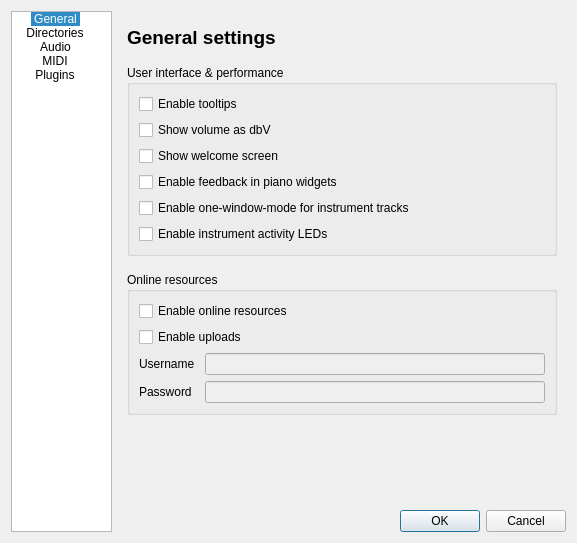
<?xml version="1.0" encoding="UTF-8"?>
<ui version="4.0">
 <class>PreferencesDialog</class>
 <widget class="QDialog" name="PreferencesDialog">
  <property name="geometry">
   <rect>
    <x>0</x>
    <y>0</y>
    <width>577</width>
    <height>543</height>
   </rect>
  </property>
  <property name="windowTitle">
   <string>Preferences</string>
  </property>
  <property name="styleSheet">
   <string/>
  </property>
  <layout class="QGridLayout" name="gridLayout">
   <item row="0" column="0" rowspan="3">
    <widget class="QListWidget" name="configPageSelector">
     <property name="sizePolicy">
      <sizepolicy hsizetype="Fixed" vsizetype="Expanding">
       <horstretch>0</horstretch>
       <verstretch>0</verstretch>
      </sizepolicy>
     </property>
     <property name="minimumSize">
      <size>
       <width>101</width>
       <height>470</height>
      </size>
     </property>
     <property name="maximumSize">
      <size>
       <width>101</width>
       <height>16777215</height>
      </size>
     </property>
     <property name="styleSheet">
      <string notr="true">::item { width:87; }
</string>
     </property>
     <property name="verticalScrollBarPolicy">
      <enum>Qt::ScrollBarAlwaysOff</enum>
     </property>
     <property name="horizontalScrollBarPolicy">
      <enum>Qt::ScrollBarAlwaysOff</enum>
     </property>
     <property name="iconSize">
      <size>
       <width>64</width>
       <height>64</height>
      </size>
     </property>
     <property name="spacing">
      <number>4</number>
     </property>
     <property name="viewMode">
      <enum>QListView::IconMode</enum>
     </property>
     <property name="currentRow">
      <number>0</number>
     </property>
     <item>
      <property name="text">
       <string>General</string>
      </property>
      <property name="flags">
       <set>ItemIsSelectable|ItemIsUserCheckable|ItemIsEnabled</set>
      </property>
     </item>
     <item>
      <property name="text">
       <string>Directories</string>
      </property>
      <property name="flags">
       <set>ItemIsSelectable|ItemIsUserCheckable|ItemIsEnabled</set>
      </property>
     </item>
     <item>
      <property name="text">
       <string>Audio</string>
      </property>
      <property name="flags">
       <set>ItemIsSelectable|ItemIsUserCheckable|ItemIsEnabled</set>
      </property>
     </item>
     <item>
      <property name="text">
       <string>MIDI</string>
      </property>
      <property name="flags">
       <set>ItemIsSelectable|ItemIsUserCheckable|ItemIsEnabled</set>
      </property>
     </item>
     <item>
      <property name="text">
       <string>Plugins</string>
      </property>
      <property name="flags">
       <set>ItemIsSelectable|ItemIsUserCheckable|ItemIsEnabled</set>
      </property>
     </item>
    </widget>
   </item>
   <item row="1" column="1" colspan="2">
    <widget class="QStackedWidget" name="configPages">
     <property name="currentIndex">
      <number>0</number>
     </property>
     <widget class="QWidget" name="generalSettingsPage">
      <layout class="QVBoxLayout" name="verticalLayout_2">
       <property name="spacing">
        <number>16</number>
       </property>
       <item>
        <widget class="QLabel" name="generalTitleLabel">
         <property name="font">
          <font>
           <pointsize>14</pointsize>
           <weight>75</weight>
           <bold>true</bold>
          </font>
         </property>
         <property name="text">
          <string>General settings</string>
         </property>
        </widget>
       </item>
       <item>
        <widget class="QGroupBox" name="groupBox_4">
         <property name="title">
          <string>User interface &amp;&amp; performance</string>
         </property>
         <layout class="QGridLayout" name="gridLayout_5">
          <item row="0" column="0">
           <widget class="QCheckBox" name="toolTipsEnabled">
            <property name="text">
             <string>Enable tooltips</string>
            </property>
           </widget>
          </item>
          <item row="1" column="0">
           <widget class="QCheckBox" name="showVolumeAsDBV">
            <property name="text">
             <string>Show volume as dbV</string>
            </property>
           </widget>
          </item>
          <item row="2" column="0">
           <widget class="QCheckBox" name="showWelcomeScreen">
            <property name="text">
             <string>Show welcome screen</string>
            </property>
           </widget>
          </item>
          <item row="3" column="0">
           <widget class="QCheckBox" name="pianoFeedback">
            <property name="text">
             <string>Enable feedback in piano widgets</string>
            </property>
           </widget>
          </item>
          <item row="5" column="0">
           <widget class="QCheckBox" name="instrumentActivityFeedback">
            <property name="text">
             <string>Enable instrument activity LEDs</string>
            </property>
           </widget>
          </item>
          <item row="4" column="0">
           <widget class="QCheckBox" name="oneITWindowMode">
            <property name="text">
             <string>Enable one-window-mode for instrument tracks</string>
            </property>
           </widget>
          </item>
         </layout>
        </widget>
       </item>
       <item>
        <widget class="QGroupBox" name="groupBox_3">
         <property name="title">
          <string>Online resources</string>
         </property>
         <layout class="QGridLayout" name="gridLayout_4">
          <property name="horizontalSpacing">
           <number>10</number>
          </property>
          <item row="0" column="0" colspan="2">
           <widget class="QCheckBox" name="enableOnlineResourcesCheckBox">
            <property name="text">
             <string>Enable online resources</string>
            </property>
           </widget>
          </item>
          <item row="1" column="0" colspan="2">
           <widget class="QCheckBox" name="enableUploadsCheckBox">
            <property name="text">
             <string>Enable uploads</string>
            </property>
           </widget>
          </item>
          <item row="2" column="0">
           <widget class="QLabel" name="label_5">
            <property name="text">
             <string>Username</string>
            </property>
           </widget>
          </item>
          <item row="2" column="1">
           <widget class="QLineEdit" name="usernameEdit">
            <property name="enabled">
             <bool>false</bool>
            </property>
           </widget>
          </item>
          <item row="3" column="0">
           <widget class="QLabel" name="label_6">
            <property name="text">
             <string>Password</string>
            </property>
           </widget>
          </item>
          <item row="3" column="1">
           <widget class="QLineEdit" name="passwordEdit">
            <property name="enabled">
             <bool>false</bool>
            </property>
           </widget>
          </item>
         </layout>
        </widget>
       </item>
       <item>
        <spacer name="verticalSpacer_2">
         <property name="orientation">
          <enum>Qt::Vertical</enum>
         </property>
         <property name="sizeHint" stdset="0">
          <size>
           <width>20</width>
           <height>40</height>
          </size>
         </property>
        </spacer>
       </item>
      </layout>
     </widget>
     <widget class="QWidget" name="directorySettingsPage"/>
     <widget class="QWidget" name="audioSettingsPage">
      <layout class="QVBoxLayout" name="verticalLayout">
       <property name="spacing">
        <number>16</number>
       </property>
       <item>
        <widget class="QLabel" name="generalTitleLabel_2">
         <property name="font">
          <font>
           <pointsize>14</pointsize>
           <weight>75</weight>
           <bold>true</bold>
          </font>
         </property>
         <property name="text">
          <string>Audio settings</string>
         </property>
        </widget>
       </item>
       <item>
        <widget class="QGroupBox" name="groupBox">
         <property name="title">
          <string>General</string>
         </property>
         <layout class="QGridLayout" name="gridLayout_3">
          <property name="leftMargin">
           <number>10</number>
          </property>
          <property name="horizontalSpacing">
           <number>10</number>
          </property>
          <item row="0" column="0">
           <widget class="QLabel" name="label_2">
            <property name="text">
             <string>Buffer size</string>
            </property>
            <property name="alignment">
             <set>Qt::AlignRight|Qt::AlignTrailing|Qt::AlignVCenter</set>
            </property>
           </widget>
          </item>
          <item row="1" column="0">
           <widget class="QLabel" name="label_4">
            <property name="text">
             <string>Sample rate</string>
            </property>
            <property name="alignment">
             <set>Qt::AlignRight|Qt::AlignTrailing|Qt::AlignVCenter</set>
            </property>
           </widget>
          </item>
          <item row="1" column="1">
           <widget class="QComboBox" name="sampleRate">
            <property name="sizePolicy">
             <sizepolicy hsizetype="MinimumExpanding" vsizetype="Fixed">
              <horstretch>0</horstretch>
              <verstretch>0</verstretch>
             </sizepolicy>
            </property>
            <item>
             <property name="text">
              <string>44100 Hz</string>
             </property>
            </item>
            <item>
             <property name="text">
              <string>48000 Hz</string>
             </property>
            </item>
            <item>
             <property name="text">
              <string>88200 Hz</string>
             </property>
            </item>
            <item>
             <property name="text">
              <string>96000 Hz</string>
             </property>
            </item>
           </widget>
          </item>
          <item row="0" column="1">
           <widget class="QComboBox" name="bufferSize">
            <property name="sizePolicy">
             <sizepolicy hsizetype="MinimumExpanding" vsizetype="Fixed">
              <horstretch>0</horstretch>
              <verstretch>0</verstretch>
             </sizepolicy>
            </property>
            <property name="currentIndex">
             <number>3</number>
            </property>
            <item>
             <property name="text">
              <string>32</string>
             </property>
            </item>
            <item>
             <property name="text">
              <string>64</string>
             </property>
            </item>
            <item>
             <property name="text">
              <string>128</string>
             </property>
            </item>
            <item>
             <property name="text">
              <string>256 (default)</string>
             </property>
            </item>
            <item>
             <property name="text">
              <string>512</string>
             </property>
            </item>
            <item>
             <property name="text">
              <string>1024</string>
             </property>
            </item>
            <item>
             <property name="text">
              <string>2048</string>
             </property>
            </item>
           </widget>
          </item>
          <item row="0" column="2">
           <spacer name="horizontalSpacer_4">
            <property name="orientation">
             <enum>Qt::Horizontal</enum>
            </property>
            <property name="sizeHint" stdset="0">
             <size>
              <width>0</width>
              <height>0</height>
             </size>
            </property>
           </spacer>
          </item>
          <item row="1" column="2">
           <spacer name="horizontalSpacer_5">
            <property name="orientation">
             <enum>Qt::Horizontal</enum>
            </property>
            <property name="sizeHint" stdset="0">
             <size>
              <width>0</width>
              <height>0</height>
             </size>
            </property>
           </spacer>
          </item>
         </layout>
        </widget>
       </item>
       <item>
        <widget class="QGroupBox" name="groupBox_2">
         <property name="title">
          <string>Audio engine</string>
         </property>
         <layout class="QGridLayout" name="gridLayout_2">
          <property name="leftMargin">
           <number>10</number>
          </property>
          <property name="horizontalSpacing">
           <number>10</number>
          </property>
          <item row="0" column="0">
           <widget class="QLabel" name="label">
            <property name="text">
             <string>Audio engine</string>
            </property>
            <property name="alignment">
             <set>Qt::AlignRight|Qt::AlignTrailing|Qt::AlignVCenter</set>
            </property>
           </widget>
          </item>
          <item row="0" column="1">
           <widget class="QComboBox" name="audioEngine">
            <property name="sizePolicy">
             <sizepolicy hsizetype="MinimumExpanding" vsizetype="Fixed">
              <horstretch>0</horstretch>
              <verstretch>0</verstretch>
             </sizepolicy>
            </property>
           </widget>
          </item>
          <item row="1" column="0">
           <widget class="QLabel" name="label_3">
            <property name="text">
             <string>Device</string>
            </property>
            <property name="alignment">
             <set>Qt::AlignRight|Qt::AlignTrailing|Qt::AlignVCenter</set>
            </property>
           </widget>
          </item>
          <item row="1" column="1">
           <widget class="QComboBox" name="audioDevice">
            <property name="sizePolicy">
             <sizepolicy hsizetype="MinimumExpanding" vsizetype="Fixed">
              <horstretch>0</horstretch>
              <verstretch>0</verstretch>
             </sizepolicy>
            </property>
           </widget>
          </item>
          <item row="1" column="2">
           <spacer name="horizontalSpacer_2">
            <property name="orientation">
             <enum>Qt::Horizontal</enum>
            </property>
            <property name="sizeHint" stdset="0">
             <size>
              <width>0</width>
              <height>0</height>
             </size>
            </property>
           </spacer>
          </item>
          <item row="0" column="2">
           <spacer name="horizontalSpacer_3">
            <property name="orientation">
             <enum>Qt::Horizontal</enum>
            </property>
            <property name="sizeHint" stdset="0">
             <size>
              <width>0</width>
              <height>0</height>
             </size>
            </property>
           </spacer>
          </item>
         </layout>
        </widget>
       </item>
       <item>
        <spacer name="verticalSpacer">
         <property name="orientation">
          <enum>Qt::Vertical</enum>
         </property>
         <property name="sizeHint" stdset="0">
          <size>
           <width>0</width>
           <height>0</height>
          </size>
         </property>
        </spacer>
       </item>
      </layout>
     </widget>
     <widget class="QWidget" name="midiSettingsPage">
      <layout class="QVBoxLayout" name="verticalLayout_3">
       <property name="spacing">
        <number>16</number>
       </property>
       <item>
        <widget class="QLabel" name="generalTitleLabel_3">
         <property name="font">
          <font>
           <pointsize>14</pointsize>
           <weight>75</weight>
           <bold>true</bold>
          </font>
         </property>
         <property name="text">
          <string>MIDI settings</string>
         </property>
        </widget>
       </item>
       <item>
        <widget class="QGroupBox" name="groupBox_5">
         <property name="title">
          <string>MIDI engine</string>
         </property>
         <layout class="QGridLayout" name="gridLayout_6">
          <property name="leftMargin">
           <number>10</number>
          </property>
          <property name="horizontalSpacing">
           <number>10</number>
          </property>
          <item row="0" column="0">
           <widget class="QLabel" name="label_7">
            <property name="text">
             <string>MIDI engine</string>
            </property>
            <property name="alignment">
             <set>Qt::AlignRight|Qt::AlignTrailing|Qt::AlignVCenter</set>
            </property>
           </widget>
          </item>
          <item row="0" column="1">
           <widget class="QComboBox" name="midiEngine">
            <property name="sizePolicy">
             <sizepolicy hsizetype="MinimumExpanding" vsizetype="Fixed">
              <horstretch>0</horstretch>
              <verstretch>0</verstretch>
             </sizepolicy>
            </property>
           </widget>
          </item>
          <item row="1" column="0">
           <widget class="QLabel" name="label_8">
            <property name="text">
             <string>Device</string>
            </property>
            <property name="alignment">
             <set>Qt::AlignRight|Qt::AlignTrailing|Qt::AlignVCenter</set>
            </property>
           </widget>
          </item>
          <item row="1" column="1">
           <widget class="QComboBox" name="midiDevice">
            <property name="sizePolicy">
             <sizepolicy hsizetype="MinimumExpanding" vsizetype="Fixed">
              <horstretch>0</horstretch>
              <verstretch>0</verstretch>
             </sizepolicy>
            </property>
           </widget>
          </item>
          <item row="1" column="2">
           <spacer name="horizontalSpacer_6">
            <property name="orientation">
             <enum>Qt::Horizontal</enum>
            </property>
            <property name="sizeHint" stdset="0">
             <size>
              <width>0</width>
              <height>0</height>
             </size>
            </property>
           </spacer>
          </item>
          <item row="0" column="2">
           <spacer name="horizontalSpacer_7">
            <property name="orientation">
             <enum>Qt::Horizontal</enum>
            </property>
            <property name="sizeHint" stdset="0">
             <size>
              <width>0</width>
              <height>0</height>
             </size>
            </property>
           </spacer>
          </item>
         </layout>
        </widget>
       </item>
       <item>
        <widget class="QGroupBox" name="midiRemoteControl">
         <property name="minimumSize">
          <size>
           <width>0</width>
           <height>100</height>
          </size>
         </property>
         <property name="title">
          <string>MIDI remote control</string>
         </property>
        </widget>
       </item>
       <item>
        <spacer name="verticalSpacer_3">
         <property name="orientation">
          <enum>Qt::Vertical</enum>
         </property>
         <property name="sizeHint" stdset="0">
          <size>
           <width>20</width>
           <height>40</height>
          </size>
         </property>
        </spacer>
       </item>
      </layout>
     </widget>
     <widget class="QWidget" name="pluginsSettingsPage">
      <layout class="QVBoxLayout" name="verticalLayout_4">
       <property name="spacing">
        <number>16</number>
       </property>
       <item>
        <widget class="QLabel" name="generalTitleLabel_4">
         <property name="font">
          <font>
           <pointsize>14</pointsize>
           <weight>75</weight>
           <bold>true</bold>
          </font>
         </property>
         <property name="text">
          <string>Plugins settings</string>
         </property>
        </widget>
       </item>
       <item>
        <widget class="QTabWidget" name="tabWidget">
         <property name="iconSize">
          <size>
           <width>24</width>
           <height>24</height>
          </size>
         </property>
         <widget class="QWidget" name="tab">
          <attribute name="title">
           <string/>
          </attribute>
          <layout class="QGridLayout" name="gridLayout_7"/>
         </widget>
        </widget>
       </item>
      </layout>
     </widget>
    </widget>
   </item>
   <item row="2" column="1">
    <spacer name="horizontalSpacer">
     <property name="orientation">
      <enum>Qt::Horizontal</enum>
     </property>
     <property name="sizeHint" stdset="0">
      <size>
       <width>0</width>
       <height>0</height>
      </size>
     </property>
    </spacer>
   </item>
   <item row="2" column="2">
    <widget class="QDialogButtonBox" name="buttonBox">
     <property name="orientation">
      <enum>Qt::Horizontal</enum>
     </property>
     <property name="standardButtons">
      <set>QDialogButtonBox::Cancel|QDialogButtonBox::Ok</set>
     </property>
    </widget>
   </item>
  </layout>
 </widget>
 <resources/>
 <connections>
  <connection>
   <sender>buttonBox</sender>
   <signal>accepted()</signal>
   <receiver>PreferencesDialog</receiver>
   <slot>accept()</slot>
   <hints>
    <hint type="sourcelabel">
     <x>248</x>
     <y>254</y>
    </hint>
    <hint type="destinationlabel">
     <x>157</x>
     <y>274</y>
    </hint>
   </hints>
  </connection>
  <connection>
   <sender>buttonBox</sender>
   <signal>rejected()</signal>
   <receiver>PreferencesDialog</receiver>
   <slot>reject()</slot>
   <hints>
    <hint type="sourcelabel">
     <x>316</x>
     <y>260</y>
    </hint>
    <hint type="destinationlabel">
     <x>286</x>
     <y>274</y>
    </hint>
   </hints>
  </connection>
  <connection>
   <sender>enableUploadsCheckBox</sender>
   <signal>toggled(bool)</signal>
   <receiver>usernameEdit</receiver>
   <slot>setEnabled(bool)</slot>
   <hints>
    <hint type="sourcelabel">
     <x>299</x>
     <y>253</y>
    </hint>
    <hint type="destinationlabel">
     <x>336</x>
     <y>283</y>
    </hint>
   </hints>
  </connection>
  <connection>
   <sender>enableUploadsCheckBox</sender>
   <signal>toggled(bool)</signal>
   <receiver>passwordEdit</receiver>
   <slot>setEnabled(bool)</slot>
   <hints>
    <hint type="sourcelabel">
     <x>299</x>
     <y>253</y>
    </hint>
    <hint type="destinationlabel">
     <x>336</x>
     <y>317</y>
    </hint>
   </hints>
  </connection>
  <connection>
   <sender>enableOnlineResourcesCheckBox</sender>
   <signal>toggled(bool)</signal>
   <receiver>enableUploadsCheckBox</receiver>
   <slot>setEnabled(bool)</slot>
   <hints>
    <hint type="sourcelabel">
     <x>299</x>
     <y>226</y>
    </hint>
    <hint type="destinationlabel">
     <x>299</x>
     <y>253</y>
    </hint>
   </hints>
  </connection>
  <connection>
   <sender>configPageSelector</sender>
   <signal>currentRowChanged(int)</signal>
   <receiver>configPages</receiver>
   <slot>setCurrentIndex(int)</slot>
   <hints>
    <hint type="sourcelabel">
     <x>54</x>
     <y>238</y>
    </hint>
    <hint type="destinationlabel">
     <x>340</x>
     <y>224</y>
    </hint>
   </hints>
  </connection>
 </connections>
</ui>
